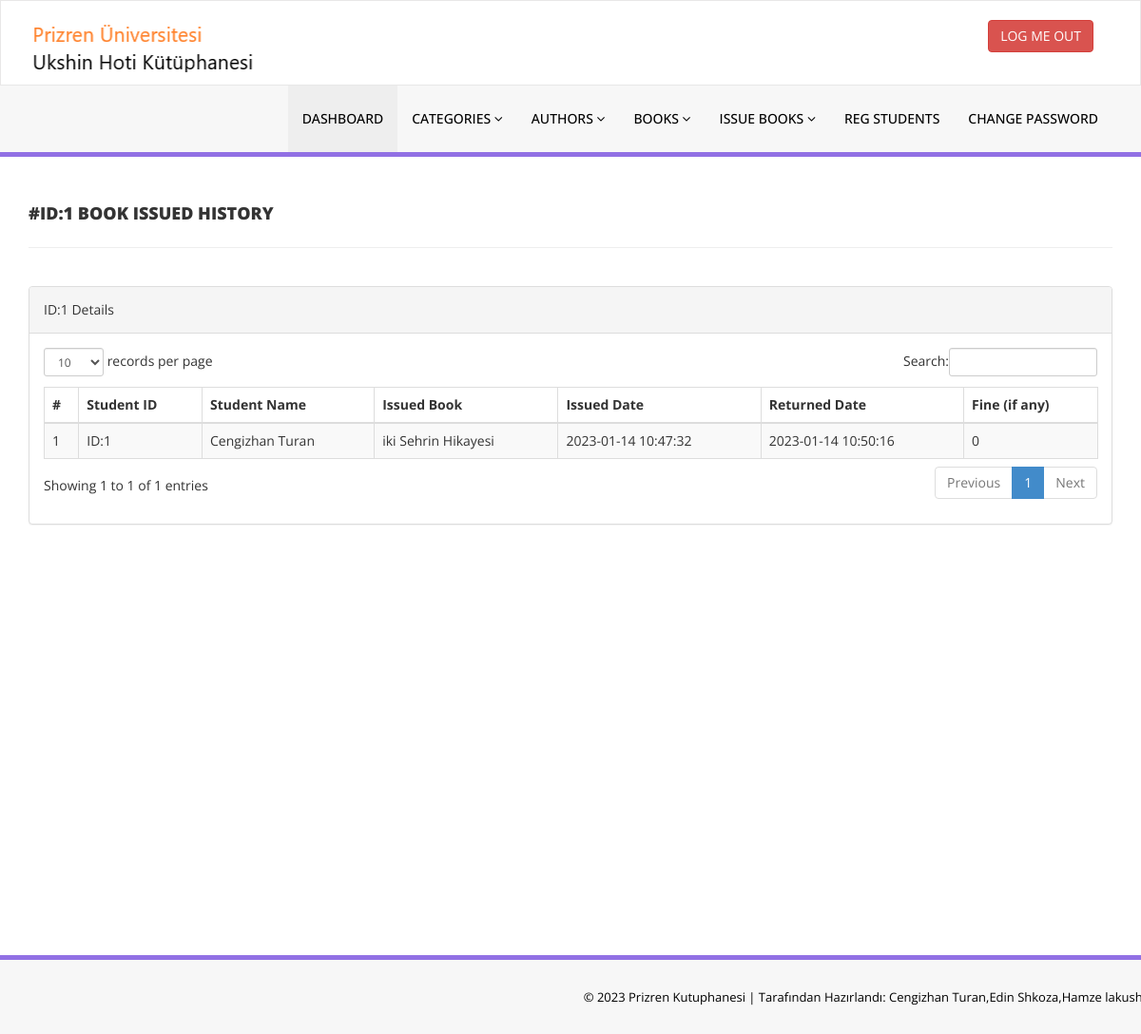
The app's page /admin/student-history.php?stdid=ID:1 (signed in) with its own data.
### tables this page shows
CREATE TABLE `tblissuedbookdetails` (
  `id` int(11) NOT NULL,
  `BookId` int(11) DEFAULT NULL,
  `StudentID` varchar(150) DEFAULT NULL,
  `IssuesDate` timestamp NULL DEFAULT current_timestamp(),
  `ReturnDate` timestamp NULL DEFAULT NULL ON UPDATE current_timestamp(),
  `RetrunStatus` int(1) DEFAULT NULL,
  `fine` int(11) DEFAULT NULL
);

CREATE TABLE `tblstudents` (
  `id` int(11) NOT NULL,
  `StudentId` varchar(100) DEFAULT NULL,
  `FullName` varchar(120) DEFAULT NULL,
  `EmailId` varchar(120) DEFAULT NULL,
  `MobileNumber` char(11) DEFAULT NULL,
  `Password` varchar(120) DEFAULT NULL,
  `Status` int(1) DEFAULT NULL,
  `RegDate` timestamp NULL DEFAULT current_timestamp(),
  `UpdationDate` timestamp NULL DEFAULT NULL ON UPDATE current_timestamp()
);

CREATE TABLE `tblbooks` (
  `id` int(11) NOT NULL,
  `BookName` varchar(255) DEFAULT NULL,
  `CatId` int(11) DEFAULT NULL,
  `AuthorId` int(11) DEFAULT NULL,
  `ISBNNumber` varchar(25) DEFAULT NULL,
  `BookPrice` decimal(10,2) DEFAULT NULL,
  `bookImage` varchar(250) NOT NULL,
  `isIssued` int(1) DEFAULT NULL,
  `RegDate` timestamp NULL DEFAULT current_timestamp(),
  `UpdationDate` timestamp NULL DEFAULT NULL ON UPDATE current_timestamp()
);

### htdocs/admin/student-history.php (the view, shortened to what this page needs)
<?php
include('includes/config.php');
if(strlen($_SESSION['alogin'])==0)
    {
header('location:index.php');
}
else{
    ?>
<!DOCTYPE html>
<html xmlns="http://www.w3.org/1999/xhtml">
<head>
    <link href="assets/css/bootstrap.css" rel="stylesheet" />
    <link href="assets/css/font-awesome.css" rel="stylesheet" />
    <link href="assets/js/dataTables/dataTables.bootstrap.css" rel="stylesheet" />
    <link href="assets/css/style.css" rel="stylesheet" />
</head>
<body>
<?php include('includes/header.php');?>
    <div class="content-wrapper">
         <div class="container">
        <div class="row pad-botm">
            <div class="col-md-12">
                <?php $sid=$_GET['stdid']; ?>
                <h4 class="header-line">#<?php echo $sid;?> Book Issued History</h4>
    </div>
        </div>
            <div class="row">
                <div class="col-md-12">
                    <div class="panel panel-default">
                        <div class="panel-heading">
<?php echo $sid;?> Details
                        </div>
                        <div class="panel-body">
                            <div class="table-responsive">
                                <table class="table table-striped table-bordered table-hover" id="dataTables-example">
                                    <thead>
                                        <tr>
                                            <th>#</th>
                                            <th>Student ID</th>
                                            <th>Student Name</th>
                                            <th>Issued Book  </th>
                                            <th>Issued Date</th>
                                            <th>Returned Date</th>
                                            <th>Fine (if any)</th>
                                        </tr>
                                    </thead>
                                    <tbody>
<?php
$sql = "SELECT tblstudents.StudentId ,tblstudents.FullName,tblstudents.EmailId,tblstudents.MobileNumber,tblbooks.BookName,tblbooks.ISBNNumber,tblissuedbookdetails.IssuesDate,tblissuedbookdetails.ReturnDate,tblissuedbookdetails.id as rid,tblissuedbookdetails.fine,tblissuedbookdetails.RetrunStatus,tblbooks.id as bid,tblbooks.bookImage from  tblissuedbookdetails join tblstudents on tblstudents.StudentId=tblissuedbookdetails.StudentId join tblbooks on tblbooks.id=tblissuedbookdetails.BookId where tblstudents.StudentId='$sid' ";
$query = $dbh -> prepare($sql);
$query->execute();
$results=$query->fetchAll(PDO::FETCH_OBJ);
$cnt=1;
if($query->rowCount() > 0)
{
foreach($results as $result)
{               ?>
                                        <tr class="odd gradeX">
                                            <td class="center"><?php echo htmlentities($cnt);?></td>
                                            <td class="center"><?php echo htmlentities($result->StudentId);?></td>
                                            <td class="center"><?php echo htmlentities($result->FullName);?></td>
                                            <td class="center"><?php echo htmlentities($result->BookName);?></td>
                                            <td class="center"><?php echo htmlentities($result->IssuesDate);?></td>
                                            <td class="center"><?php if($result->ReturnDate==''): echo "Not returned yet";
                                            else: echo htmlentities($result->ReturnDate); endif;?></td>
                                             <td class="center"><?php if($result->ReturnDate==''): echo "Not returned yet";
                                              else: echo $result->fine; endif;
                                             ?></td>
                                        </tr>
 <?php $cnt=$cnt+1;}} ?>
                                    </tbody>
                                </table>
                            </div>
                        </div>
                    </div>
                </div>
            </div>
    </div>
    </div>
  <?php include('includes/footer.php');?>
</body>
</html>
<?php } ?>

### htdocs/admin/assets/css/style.css (style rules this page uses)
.content-wrapper { margin-top: 40px; min-height:800px; padding-bottom:90px; }
.header-line { font-weight:900; padding-bottom:25px; border-bottom:1px solid #eeeeee; text-transform:uppercase; }
.pad-botm { padding-bottom:30px; }

### records on screen
tblissuedbookdetails: tblstudents.StudentId "ID:1", tblstudents.FullName "Cengizhan Turan", BookId.BookName "iki Sehrin Hikayesi", IssuesDate "2023-01-14 10:47:32", ReturnDate "2023-01-14 10:50:16", fine "0"

### other values on screen
$sid "ID:1"
